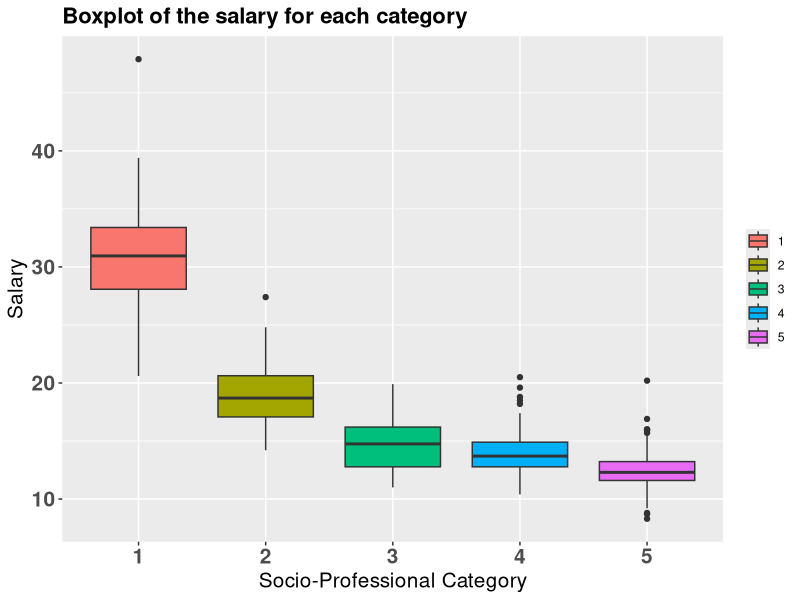
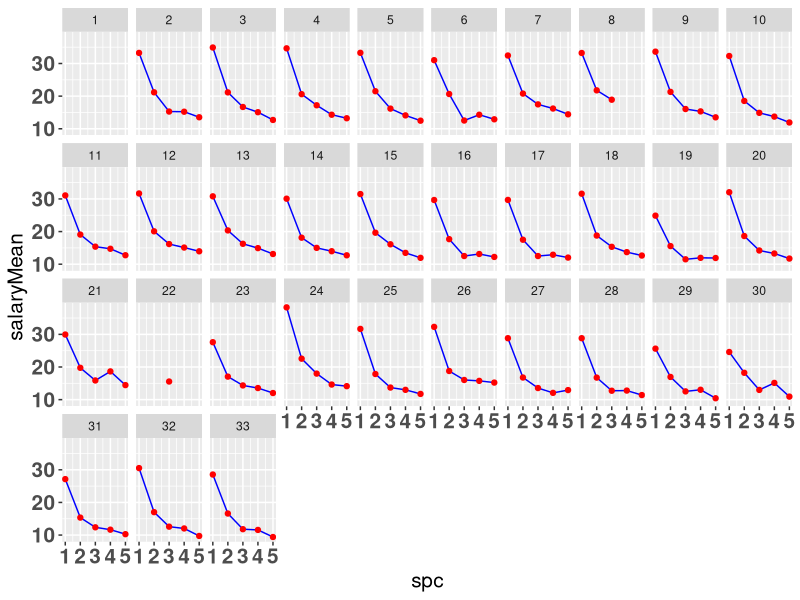
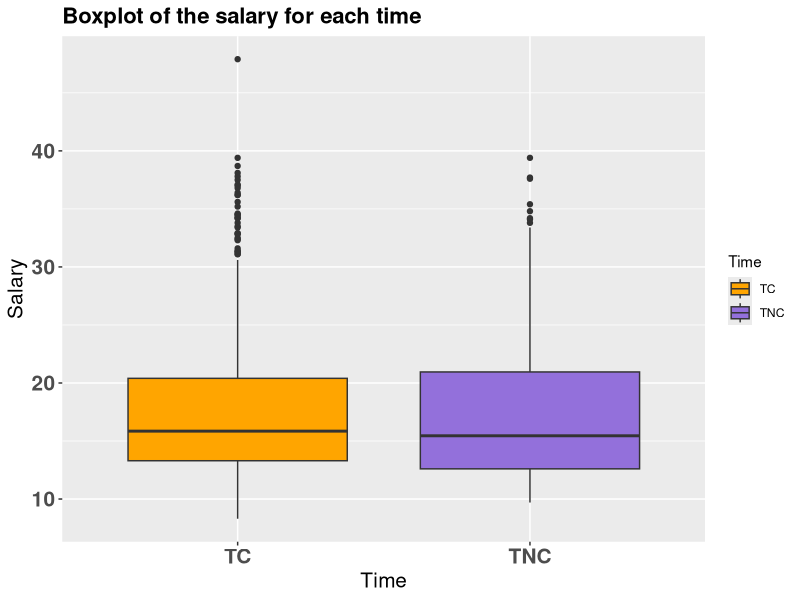
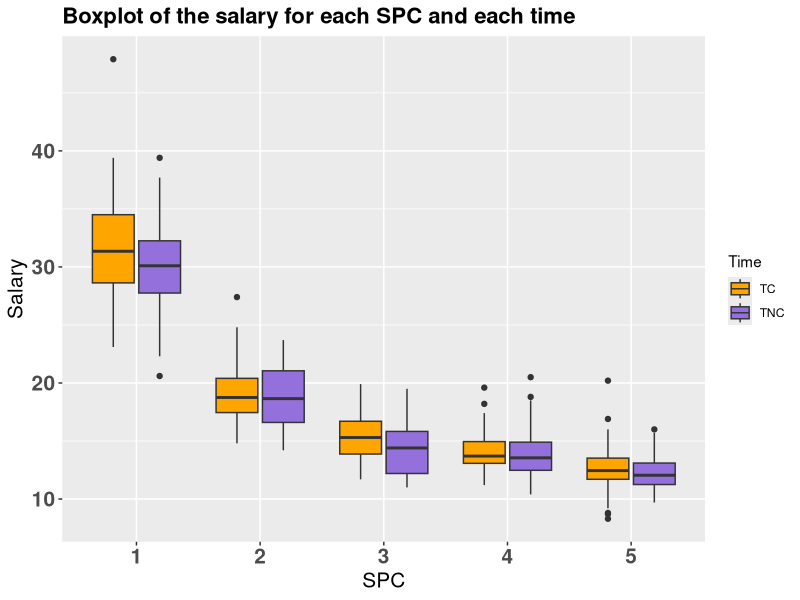

Reproduce these figures in R, in order. (Note: this script raises an error after producing the figures.)
# Packages ----------------------------------------------------------------

library("ggplot2")
library("xtable")


# Data --------------------------------------------------------------------

data <- read.csv2("Data/data.csv",header=TRUE)
data <- subset(data,time!="TP")

data1 <- data[rep(1:nrow(data),each=5),]
data2 <- data.frame(data$X1,data$X2,data$X3,data$X4,data$X5)
data3 <- data.frame(data1$id,data1$time,data1$sexe)

vec <- NULL
for(i in 1:nrow(data2)){
  vec1 <- data2[i,]
  vec <- c(vec,t(vec1))
}

vec <- as.data.frame(vec)
data4 <- data.frame(data3,vec)
cat <- c(rep(c(1,2,3,4,5),132))

data <- data.frame(data4,cat)
colnames(data) <- c("id","time","sexe","salary","spc")
attach(data)
salary<-as.numeric(salary)

# Descriptive analysis ----------------------------------------------------

theme <- theme(plot.title = element_text(size=16, face="bold"), axis.title.x = element_text(
              size=15), axis.title.y = element_text(size=15), axis.text.x = element_text(
              size=15, face="bold"),axis.text.y = element_text(size=15, face="bold"))

# SPC
ggplot(data, aes(factor(spc), salary)) + geom_boxplot(aes(fill = factor(spc))) + 
  xlab("Socio-Professional Category") + ylab("Salary") + guides(fill=guide_legend(title=NULL)) + 
  ggtitle("Boxplot of the salary for each category") + theme

datamean <- aggregate(data.frame(salaryMean = data$salary), by = list(id = data$id, spc = data$spc), 
                      mean)

ggplot(datamean, aes(spc, salaryMean)) + facet_wrap(facets=~ id, ncol=10) + 
  geom_line(colour="blue") + geom_point(colour="red") + theme

# Time
ggplot(data, aes(factor(time), salary)) + geom_boxplot(aes(fill = factor(time))) +
  labs(x="Time", y="Salary", title="Boxplot of the salary for each time") + theme +
  scale_fill_manual(name="Time", values=c("orange", "mediumpurple"), labels=c("0"="Part-time", 
  "1"="Full-time"))
  
ggplot(data, aes(factor(spc), salary)) + geom_boxplot(aes(fill = factor(time))) +
  labs(x="SPC", y="Salary", title="Boxplot of the salary for each SPC and each time") + 
  theme + scale_fill_manual(name="Time", values=c("orange", "mediumpurple"), labels=c("0"="Part-time", 
  "1"="Full-time"))

## Test on the differences between time1 and time0.
data.sort <- data[with(data, order(id, spc)), ]
row.names(data.sort) <- c(1:nrow(data.sort))
data.sort.time0 <- NULL
data.sort.time1 <- NULL
for(i in 1:nrow(data.sort)){
  newline <- data.sort[i,]
  if(i%%2==0){
    data.sort.time0 <- rbind(data.sort.time0, newline)
  }
  else{
    data.sort.time1 <- rbind(data.sort.time1, newline)
  }
}
data.time.paired <- as.data.frame(cbind(data.sort.time0$spc,data.sort.time0[,4],data.sort.time1[,4]))
colnames(data.time.paired) <- c("spc", "salary0", "salary1")

test.time.all <- t.test(data.time.paired[,2], data.time.paired[,3], paired=TRUE)

data.time.paired.spc1 <- subset(data.time.paired, spc==1)
data.time.paired.spc2 <- subset(data.time.paired, spc==2)
data.time.paired.spc3 <- subset(data.time.paired, spc==3)
data.time.paired.spc4 <- subset(data.time.paired, spc==4)
data.time.paired.spc5 <- subset(data.time.paired, spc==5)

test.time.spc1 <- t.test(data.time.paired.spc1[,2], data.time.paired.spc1[,3], paired=TRUE)
test.time.spc2 <- t.test(data.time.paired.spc2[,2], data.time.paired.spc2[,3], paired=TRUE)
test.time.spc3 <- t.test(data.time.paired.spc3[,2], data.time.paired.spc3[,3], paired=TRUE)
test.time.spc4 <- t.test(data.time.paired.spc4[,2], data.time.paired.spc4[,3], paired=TRUE)
test.time.spc5 <- t.test(data.time.paired.spc5[,2], data.time.paired.spc5[,3], paired=TRUE)

table.test.time <- data.frame(c("dataset","category 1","category 2","category 3","category 4",
                   "category 5"),c(test.time.all$p.value,test.time.spc1$p.value,
                   test.time.spc2$p.value,test.time.spc3$p.value,test.time.spc4$p.value,
                   test.time.spc5$p.value), c(test.time.all$estimate,test.time.spc1$estimate,
                   test.time.spc2$estimate,test.time.spc3$estimate,test.time.spc4$estimate,
                   test.time.spc5$estimate))
colnames(table.test.time) <- c("","p-value","mean of the differences")
print(xtable(table.test.time, align=c("c","c","c","c"), caption="P-values and mean of the differences 
             of the tests. \\label{tabletesttime}", digits=3))

salary.mean.spc <- aggregate(data.frame(salaryMean=data$salary),by=list(time=data$time,
                             spc=data$spc),mean,na.rm=TRUE)
(table.test.time[2,3]/salary.mean.spc[2,3])*100

# Sexe
data.m <- aggregate(data.frame(salary.m = data$salary), by = list(sexe = data$sexe, 
                    spc = data$spc,time = data$time), mean, na.rm=TRUE)

ggplot(subset(data.m,time==0),aes(x=factor(sexe),y=salary.m,fill=factor(sexe))) + 
  geom_bar(stat = "identity") + facet_wrap(~ spc) + 
  labs(title="Mean salary by gender and spc at time=0 (Part-Time)", x="Sexe", y="Mean salary") +
  scale_fill_discrete(name="Gender",  labels=c("Female", "Male"),guide = guide_legend(reverse=TRUE)) + 
  theme(plot.title = element_text(size=16, face="bold"), legend.title = element_text(colour="black",
  size=18, face="bold"),legend.position=c(.85,.15),legend.background = element_rect(size=25),
  legend.text = element_text(size = 16))
 
ggplot(subset(data.m,time==0),aes(x=factor(sexe),y=salary.m,fill=factor(sexe))) + 
  geom_bar(stat = "identity") + facet_wrap(~ spc) + 
  labs(title="Mean salary by gender and spc at time=1 (Full Time)", x="Sexe", y="Mean salary") +
  scale_fill_discrete(name="Gender",  labels=c("Female", "Male"),guide = guide_legend(reverse=TRUE)) + 
  theme(plot.title = element_text(size=16, face="bold"),legend.title = element_text(colour="black",
  size=18, face="bold"),legend.position=c(.85,.15),legend.background = element_rect(size=25),
  legend.text = element_text(size = 16))

ggplot(data.m,aes(x=factor(sexe),y=salary.m,fill=factor(sexe))) + geom_bar(stat = "identity") + 
  facet_wrap(~ spc) + labs(title="Mean salary by gender and spc", x="Sexe", y="Mean salary") + 
  scale_fill_discrete(name="Gender",labels=c("Female","Male"),guide = guide_legend(reverse=TRUE)) +
  theme(plot.title = element_text(size=16, face="bold"),legend.title = element_text(colour="black",
  size=18, face="bold"),legend.position=c(.85,.15),legend.background = element_rect(size=25),
  legend.text = element_text(size = 16))

## Test on the differences between time1 and time0.
data.sort2 <- data[with(data, order(id, spc, time)), ]
row.names(data.sort2) <- c(1:nrow(data.sort2))
data.sort.sexe0 <- NULL
data.sort.sexe1 <- NULL
for(i in 1:nrow(data.sort2)){
  newline <- data.sort2[i,]
  if(i%%2==0){
    data.sort.sexe0 <- rbind(data.sort.sexe0, newline)
  }
  else{
    data.sort.sexe1 <- rbind(data.sort.sexe1, newline)
  }
}
data.sexe.paired <- as.data.frame(cbind(data.sort.sexe0$spc,data.sort.sexe0[,4],data.sort.sexe1[,4]))
colnames(data.sexe.paired) <- c("spc", "salary0", "salary1")

test.sexe.all <- t.test(data.sexe.paired[,2], data.sexe.paired[,3], paired=TRUE)

# Linear regression

reg <- lm(salary~time+sexe*spc, data=data)
summary(reg)

table.reg <- data.frame(coefficients(reg),summary(reg)[[4]][,4])
colnames(table.reg) <- c("estimates","p-value")


# Missings ----------------------------------------------------------------

dataMissing <- data[which(is.na(data$salary)),]

length(dataMissing)

id1 <- data[which(data$id==1),]
# Missing in the data
id8 <- data[which(data$id==8),]
# Secret data
id22 <- data[which(data$id==22),]
# Missing in the data

bla
